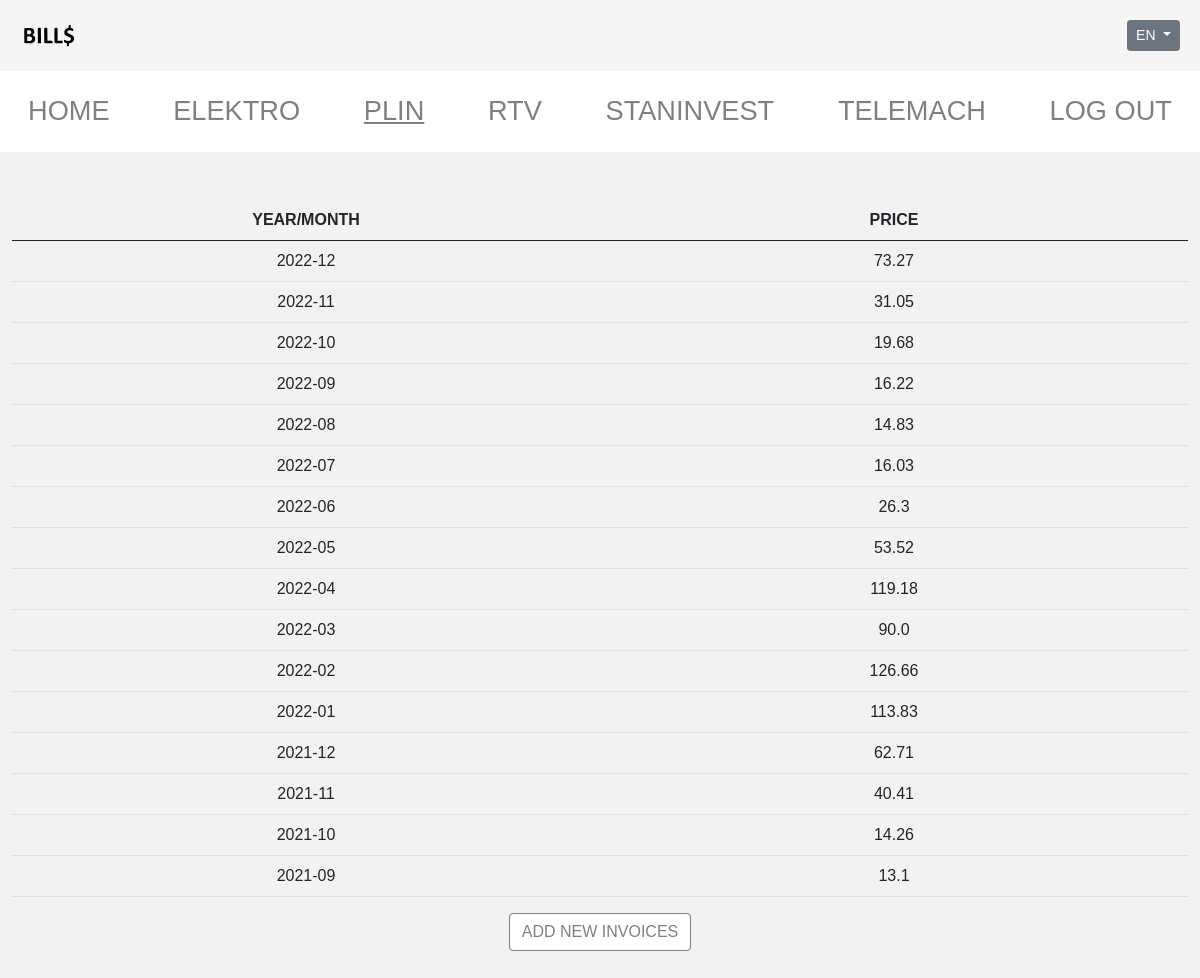
The app's page /plin (signed in) with its own data.
### tables this page shows
CREATE TABLE 'plin' ( "DATA" TEXT PRIMARY KEY,'PLIN' FLOAT );

### app.py (the view)
@app.route("/plin", methods=["GET", "POST"])
@login_required
def plin1():
    if request.method == "POST":
        smetki_plin = plin()
        if smetki_plin != None:
            for i in smetki_plin:
                    date1 = i
                    price1 = smetki_plin[date1]
                    db.execute("INSERT OR IGNORE INTO plin (DATA, PLIN) VALUES(?, ?)", date1, price1)
                    db.execute("INSERT OR IGNORE INTO together (DATA) VALUES(?)", i)
                    db.execute("UPDATE together SET PLIN = ? WHERE DATA = ?", price1, date1)
            return redirect("plin")
        else:
            return apology("No new INVOICES", 400)
    else:
        plin_list = db.execute("SELECT * FROM plin ORDER BY DATA DESC")
        return render_template("plin.html", table=plin_list)

### app.py (called while the page is built)
@app.after_request
def after_request(response):
    response.headers["Cache-Control"] = "no-cache, no-store, must-revalidate"
    response.headers["Expires"] = 0
    response.headers["Pragma"] = "no-cache"
    return response

### helpers.py (called while the page is built)
def login_required(f):
    @wraps(f)
    def decorated_function(*args, **kwargs):
        if session.get("user_id") is None:
            return redirect("/login")
        return f(*args, **kwargs)
    return decorated_function

### templates/plin.html (shortened to what this page needs)
{% extends "layout.html" %}
{% block main %}
<table class="table" id="table">
    <thead class="tablehead">
      <tr>
        <th scope="col" style="width:50%">YEAR/MONTH</th>
        <th scope="col" style="width:50%">PRICE</th>
      </tr>
    </thead>
    <tbody id="sum">
        {% for i in table %}
          <tr>
            <td>{{ i["DATA"] }}</td>
            <td>{{ i["PLIN"] }}</td>
          </tr>
        {% endfor %}
    </tbody>
  </table>
  <form action="plin" method="post">
    <button class="btn btn-primary">ADD NEW INVOICES</button>
 </form>
{% endblock %}

### static/styles.css (style rules this page uses)
* { box-sizing: border-box; margin: 0; padding: 0; font-family: "Poppins", sans-serif; }
.btn-primary { background-color: white !important; border-color: gray!important; color: gray }
.tablehead { width:50%; }

### records on screen
plin: DATA "2022-12", PLIN "73.27"
plin: DATA "2022-11", PLIN "31.05"
plin: DATA "2022-10", PLIN "19.68"
plin: DATA "2022-09", PLIN "16.22"
plin: DATA "2022-08", PLIN "14.83"
plin: DATA "2022-07", PLIN "16.03"
plin: DATA "2022-06", PLIN "26.3"
plin: DATA "2022-05", PLIN "53.52"
plin: DATA "2022-04", PLIN "119.18"
plin: DATA "2022-03", PLIN "90.0"
plin: DATA "2022-02", PLIN "126.66"
plin: DATA "2022-01", PLIN "113.83"
plin: DATA "2021-12", PLIN "62.71"
plin: DATA "2021-11", PLIN "40.41"
plin: DATA "2021-10", PLIN "14.26"
plin: DATA "2021-09", PLIN "13.1"
